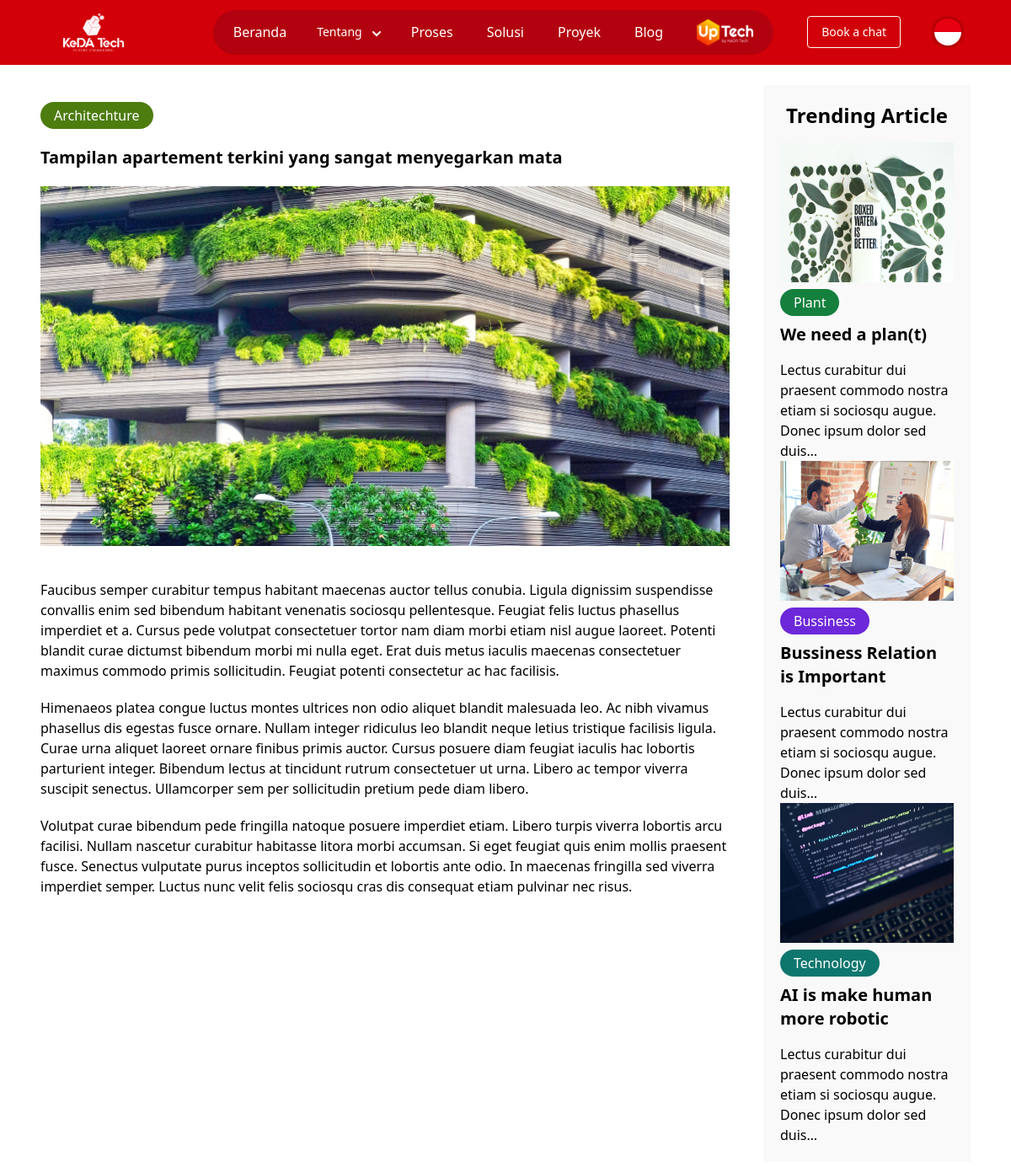
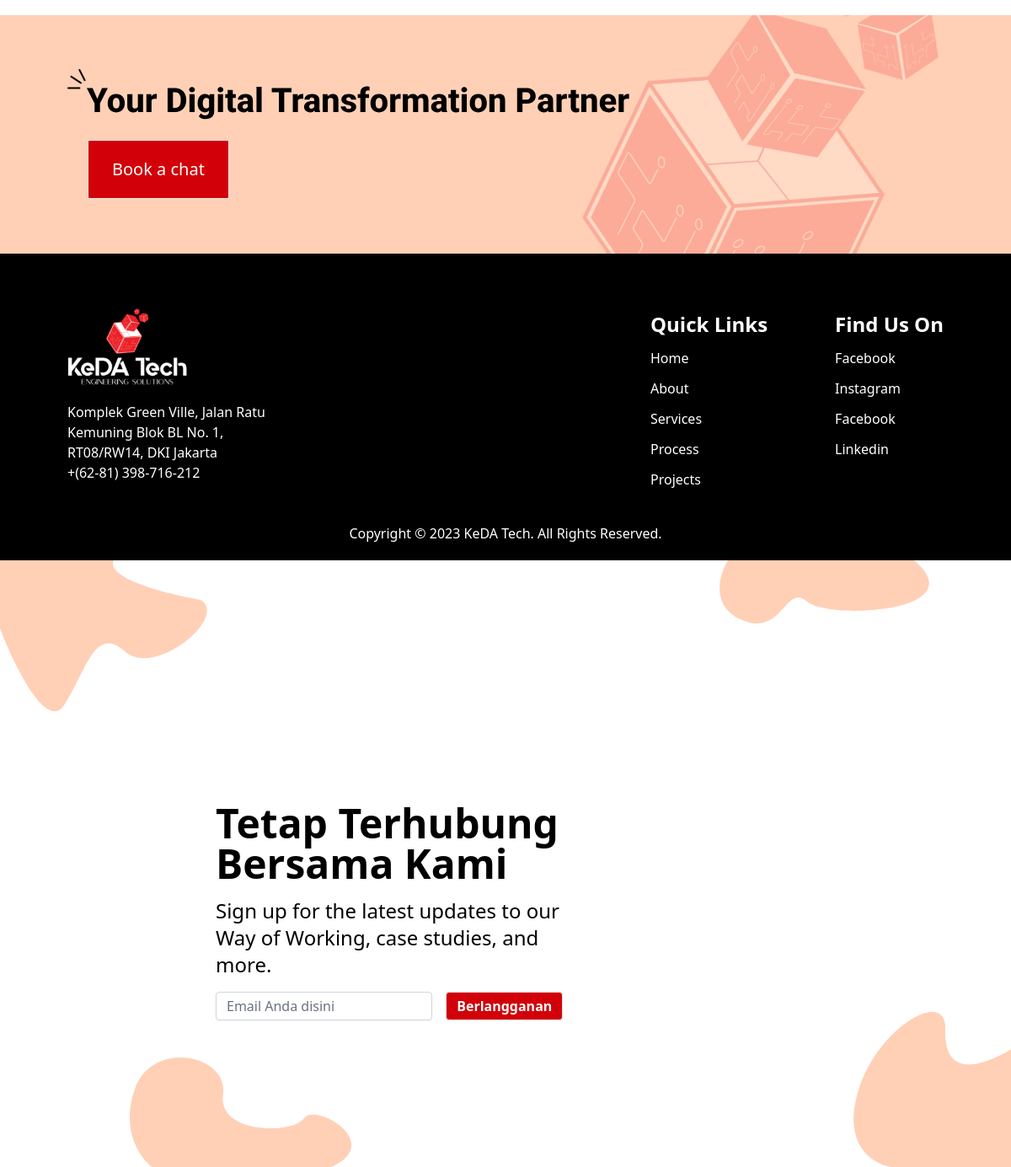
The app's page /detailBlog/tampilan-apartement-terkini-yang-sangat-menyegarkan-mata with its own data (2 pictures, top to bottom).
### website/models.py (models this page shows, shortened)
class Blog(models.Model):
    blog_header = models.CharField(max_length=300)
    blog_tag = models.ForeignKey(Blog_tag, on_delete=models.CASCADE)
    image_blog = models.ImageField(upload_to='blog/')
    description = RichTextUploadingField()
    datetime = models.DateTimeField(auto_now_add=True)
    slug_blog = models.SlugField(blank=True, unique=True)
    inactive = 0
    active = 1
    choice = ((active, ('Active')),(inactive, ('Inactive')))
    status = models.IntegerField(default=1, choices=choice)

class Blog_tag(models.Model):
    blog_tag_name = models.CharField(max_length=100)
    color_id = models.ForeignKey(Color, on_delete=models.DO_NOTHING, null=True)
    def __str__(self):
        return self.blog_tag_name

### website/views.py (the view)
# urls.py: path('detailBlog/<slug:slug_blog>', detailBlog, name='detailBlog'),
def detailBlog(request, slug_blog):
    if request.POST:
        form = SubscriptionForm(request.POST)
        if form.is_valid():
            form.save()
            form = SubscriptionForm()
            blog = Blog.objects.select_related('blog_tag', 'blog_tag__color_id').get(slug_blog=slug_blog)
            related_blogs = Blog.objects.select_related('blog_tag', 'blog_tag__color_id').exclude(id=slug_blog).order_by("?")[:4]
            message = 'berhasil'
            context = {
                'blog' : blog,
                'form' : form,
                'message' : message,
                'related_blogs' : related_blogs,
            }
            return render(request, 'detailBlog.html', context)
        else:
            form = SubscriptionForm()
            blog = Blog.objects.select_related('blog_tag', 'blog_tag__color_id').get(slug_blog=slug_blog)
            related_blogs = Blog.objects.select_related('blog_tag', 'blog_tag__color_id').exclude(slug_blog=slug_blog).order_by("?")[:4]
            message = 'error'
            context = {
                'blog' : blog,
                'form' : form,
                'message' : message,
                'related_blogs' : related_blogs,
            }
            return render(request, 'detailBlog.html', context)
    else:
        form = SubscriptionForm()
        blog = Blog.objects.select_related('blog_tag', 'blog_tag__color_id').get(slug_blog=slug_blog)
        related_blogs = Blog.objects.select_related('blog_tag', 'blog_tag__color_id').exclude(slug_blog=slug_blog).order_by("?")[:4]
        context = {
            'blog' : blog,
            'form' : form,
            'related_blogs' : related_blogs,
        }
        return render(request, 'detailBlog.html', context)

### website/forms.py
class SubscriptionForm(ModelForm):
    def __init__(self, *args, **kwargs):
        super().__init__(*args, **kwargs)
        for key, field in self.fields.items():
            field.label = ""
    class Meta:
        model = Subscription
        fields = "__all__"
        widgets = {
            'email' : forms.EmailInput(attrs={'class':'w-80 py-1 rounded border-gray-300 shadow-sm focus:ring-[#d20008] focus:border-gray-200 transition duration-300', 'placeholder':'Email Anda disini'}),
        }

### website/templates/detailBlog.html (shortened to what this page needs)
{% extends 'base.html' %} {% load static %} {% block content %}
<div>
    <div class="md:grid grid-cols-12 gap-10 md:px-12 px-8 py-6 bg-white">
        <div class="col-span-9">
            <div class="gap-10 py-5">
                <div class="grid gap-5">
                    <p style="background-color : {{ blog.blog_tag.color_id.hex_code }}" class="text-white rounded-full py-1 px-4 w-fit">{{blog.blog_tag}}</p>
                    <h3 class="text-xl font-bold">{{blog.blog_header}}</h3>
                    <img src="{{ blog.image_blog.url }}" alt="" class="w-full"/>
                    <p>{{blog.description|safe}}</p>
                </div>
            </div>
        </div>
        <div class="col-span-3 bg-[#f9f9f9] p-5 hidden md:block">
            <h1 class="text-2xl text-center font-semibold mb-4">Trending Article</h1>
            {% for related_blog in related_blogs %}
            <div class="grid gap-2">
                <img src="{{ related_blog.image_blog.url }}" alt="" class="w-full"/>
                <p style="background-color : {{ related_blog.blog_tag.color_id.hex_code }}" class="text-white rounded-full py-1 px-4 w-fit">{{related_blog.blog_tag}}</p>
                <h3 class="text-xl font-bold">{{related_blog.blog_header}}</h3>
                <p>{{related_blog.description|safe|truncatechars:100}}</p>
            </div>
            {% endfor %}
        </div>
    </div>
    <div style="background-image: url('{% static "image/public/backgroundDigitalTransformationOrange.svg" %}')" class="h-[283px] hidden md:block">
          <div class="container px-20 py-16">
            <img src="{% static "image/public/YourDigitalTransfoemationPartner.svg" %}" alt="" />
            <Button onclick="window.location.href = '{% url "consultation" %}';" class="ml-6 mt-6 px-7 py-5 border bg-[#d20008] text-xl text-white rounded-sm hover:bg-[#b3020f] font-medium transition duration-300">Book a chat</Button>
          </div>
    </div>
    <div class="bg-black  ">
      <div class="px-7 md:px-20 md:pt-12 md:pb-5 py-10">
        <div class="md:flex md:justify-between">
          <div class="border-b md:border-none py-4">
            <div class="flex justify-center md:justify-start">
              <img src="{% static "image/public/logo2.svg" %}" alt="logo" class="mb-5"/>
            </div>
            <p class="text-white text-center md:text-left md:w-[292px]">Komplek Green Ville, Jalan Ratu<br class="hidden md:block"/> Kemuning Blok BL No. 1,<br class="hidden md:block"/> RT08/RW14, DKI Jakarta <br class="hidden md:block"/>+(62-81) 398-716-212</p>
          </div>
          <div class="flex justify-around md:gap-20 pt-5">
            <div class="">
              <h1 class="text-white md:text-2xl font-bold mb-3">Quick Links</h1>
              <p class="text-white mb-3">Home</p>
              <p class="text-white mb-3">About</p>
              <p class="text-white mb-3">Services</p>
              <p class="text-white mb-3">Process</p>
              <p class="text-white mb-3">Projects</p>
            </div>
            <div class="">
              <h1 class="text-white md:text-2xl font-bold mb-3">Find Us On</h1>
              <p class="text-white mb-3">Facebook</p>
              <p class="text-white mb-3">Instagram</p>
              <p class="text-white mb-3">Facebook</p>
              <p class="text-white mb-3">Linkedin</p>
            </div>
          </div>
        </div>
          <p class="text-white mt-7 flex justify-center">Copyright © <script>document.write(/\d{4}/.exec(Date())[0])</script> KeDA Tech<span class="md:block hidden">. All Rights Reserved.</span></p>
      </div>
    </div>
    <div style="background-image: url('{% static "image/public/bgAfterFooterOrange.svg" %}')" class="h-[720px] shadow-black hidden md:block">
          <div class="container px-64 pt-72">
            <h1 class="text-5xl font-bold mb-4">Tetap Terhubung Bersama Kami</h1>
            <p class="text-2xl pr-20 mb-4">Sign up for the lat­est up­dates to our Way of Working, case stud­ies, and more.</p>
            <div>
              <form action="" method="POST">
                {{form}}
                <button type="submit" class="px-3 py-1 border bg-[#d20008] text-white text-md ml-3 font-bold rounded hover:bg-[#b3020f] hover:border-[#d20008] transition duration-300">Berlangganan</button>
              </form>
              </div>
          </div>
    </div>
</div>
{% endblock content %}

### theme/templates/base.html (shortened to what this page needs)
<!DOCTYPE html>
<html lang="en">
	{% load static tailwind_tags %}
  <head>
    {% tailwind_css %}
  </head>
  <nav class=" bg-[#d20008] sticky top-0 md:block hidden">
    <div class="">
      <div class="flex justify-around items-center p-3">
          <div class="ml-5">
            <a href="/">
              <img src="{% static "image/public/logo1.svg" %}" alt="logo" class='cursor-pointer w-[72px] h-[45px]'/>
            </a>
          </div>
          <div class="md:flex justify-around items-center ">
            <div class="flex items-center bg-[#b3020f] rounded-full px-1 py-[0.4rem] mx-5">
              <a href="/">
                <p class="text-white px-5 cursor-pointer">Beranda</p>
              </a>
              <div class="flex">
                  <button id="dropdownDefaultButton" data-dropdown-toggle="dropdown" class="text-white font-medium rounded-lg text-sm px-4 py-2.5 text-center flex items-center cursor-pointer" type="button"><p>Tentang</p>
                    <img src="{% static "image/public/tentang.svg" %}" alt="" class="m-0 pl-3 pt-1"/></button>
              </div>
              <a href="/processOverview">
                <p class="text-white px-5 cursor-pointer">Proses</p>
              </a>
              <a href="/solution">
                <p class="text-white px-5 cursor-pointer">Solusi</p>
              </a>
              <a href="/project">
                <p class="text-white px-5 cursor-pointer">Proyek</p>
              </a>
              <a href="/blog">
              <p class="text-white px-5 cursor-pointer">Blog</p>
              </a>
              <p class="text-white px-5">
                <img src="{% static "image/public/upTech.svg" %}" alt="logo" width={72} height={45} class='cursor-pointer'/>
              </p>
            </div>
            <div class="mx-5">
              <button onclick="window.location.href = '{% url "consultation" %}';" class="px-4 py-2 border border-white text-white rounded hover:bg-[#b3020f] hover:border-[#d20008] text-sm font-medium transition duration-300">Book a chat</button>
            </div>
            <div class="ml-4">
            <img src="{% static "image/public/indonesia.svg" %}" alt="logo" width={42} height={42} class='cursor-pointer'/>
            </div>
          </div>
      </div>
    </div>
  </nav>
    {% block content %}
	  {% endblock content %}
  </body>
</html>

### records on screen
Blog: blog_tag "Architechture", blog_header "Tampilan apartement terkini yang sangat menyegarkan mata", image_blog (picture), description "Faucibus semper curabitur tempus habitant maecenas auctor tellus conubia. Ligula dignissim suspendisse convallis enim sed bibendum habitant venenatis sociosqu pellentesque. Feugiat felis luctus phasellus imperdiet et a. Cursus pede volutpat consectetuer tortor nam diam morbi etiam nisl augue laoreet. Potenti blandit curae dictumst bibendum morbi mi nulla eget. Erat duis metus iaculis maecenas consectetuer maximus commodo primis sollicitudin. Feugiat potenti consectetur ac hac facilisis. Himenaeos platea congue luctus montes ultrices non odio aliquet blandit malesuada leo. Ac nibh vivamus phasellus dis egestas fusce ornare. Nullam integer ridiculus leo blandit neque letius tristique…"
Blog: image_blog (picture), blog_tag "Plant", blog_header "We need a plan(t)", description "Lectus curabitur dui praesent commodo nostra etiam si sociosqu augue. Donec ipsum dolor sed duis…"
Blog: image_blog (picture), blog_tag "Bussiness", blog_header "Bussiness Relation is Important", description "Lectus curabitur dui praesent commodo nostra etiam si sociosqu augue. Donec ipsum dolor sed duis…"
Blog: image_blog (picture), blog_tag "Technology", blog_header "AI is make human more robotic", description "Lectus curabitur dui praesent commodo nostra etiam si sociosqu augue. Donec ipsum dolor sed duis…"
